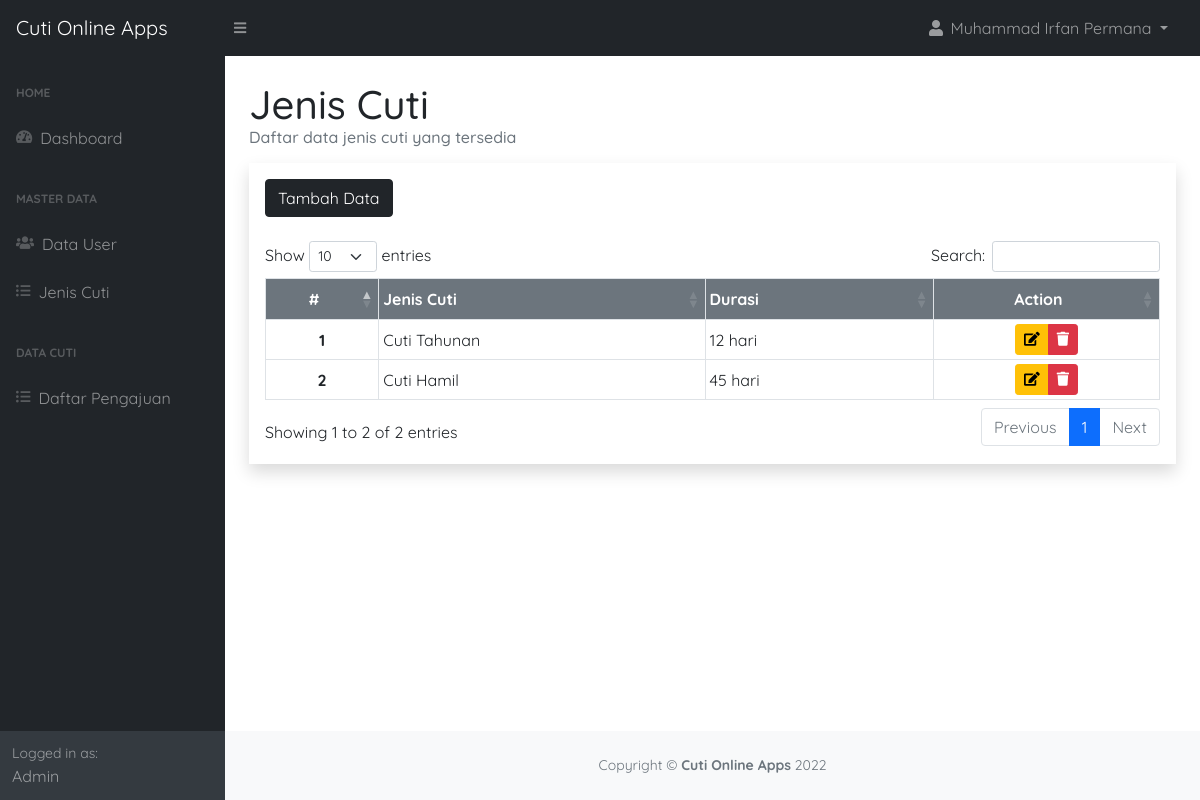
Screenshot of /dashboard.php?module=jenis-cuti (signed in) with the database file from the repository.
### tables this page shows
CREATE TABLE `jenis_cuti` (
  `id_cuti` int(11) NOT NULL,
  `nama_cuti` varchar(100) NOT NULL,
  `durasi` tinyint(3) NOT NULL
);

### app/admin/jenis-cuti/index.php (the view)
<div class="row">
    <div class="col-12">
        <h1 class="mt-4">Jenis Cuti</h1>
        <h6 class="text-muted">Daftar data jenis cuti yang tersedia</h6>
    </div>
</div>
<div class="row mt-3">
    <div class="col-12">
        <div class="shadow p-3">
            <a href="?module=jenis-cuti-form" class="btn btn-dark mb-4">Tambah Data</a>
            <div class="table-responsive">
                <table class="table table-sm table-bordered table-hover align-middle datatable">
                    <thead>
                        <tr class="bg-secondary text-white">
                            <th scope="col" class="py-2 text-center">#</th>
                            <th scope="col" class="py-2 ">Jenis Cuti</th>
                            <th scope="col" class="py-2 ">Durasi</th>
                            <th scope="col" class="py-2 text-center">Action</th>
                        </tr>
                    </thead>
                    <tbody>
                        <?php
                        $no = 1;
                        $query = "SELECT * FROM jenis_cuti ORDER BY id_cuti DESC";
                        $exeSQL = mysqli_query($conn, $query) or die(mysqli_error($conn));
                        while ($data = mysqli_fetch_array($exeSQL)) :
                        ?>
                            <tr>
                                <th scope="row" class="text-center"><?= $no++; ?></th>
                                <td><?= $data['nama_cuti']; ?></td>
                                <td><?= $data['durasi']; ?> hari</td>
                                <td class="text-center">
                                    <div class="btn-group" role="group" aria-label="Basic example">
                                        <a href="?module=jenis-cuti-form&id=<?= $data['id_cuti'] ?>" class="btn btn-sm btn-warning">
                                            <i class="fas fa-edit"></i>
                                        </a>
                                        <a onclick="return confirm('Apakah yakin ingin menghapus data berikut?')" href="?module=jenis-cuti-delete&id=<?= $data['id_cuti'] ?>" class="btn btn-sm btn-danger">
                                            <i class="fas fa-trash"></i>
                                        </a>
                                    </div>
                                </td>
                            </tr>
                        <?php endwhile; ?>
                    </tbody>
                </table>
            </div>
        </div>
    </div>
</div>

### rows the page displays
jenis_cuti: nama_cuti "Cuti Tahunan", durasi "12"
jenis_cuti: nama_cuti "Cuti Hamil", durasi "45"

### other values shown
$title "Cuti Online Apps"
$_SESSION['fullname_user'] "Muhammad Irfan Permana"
$_SESSION['level_user'] "Admin"
